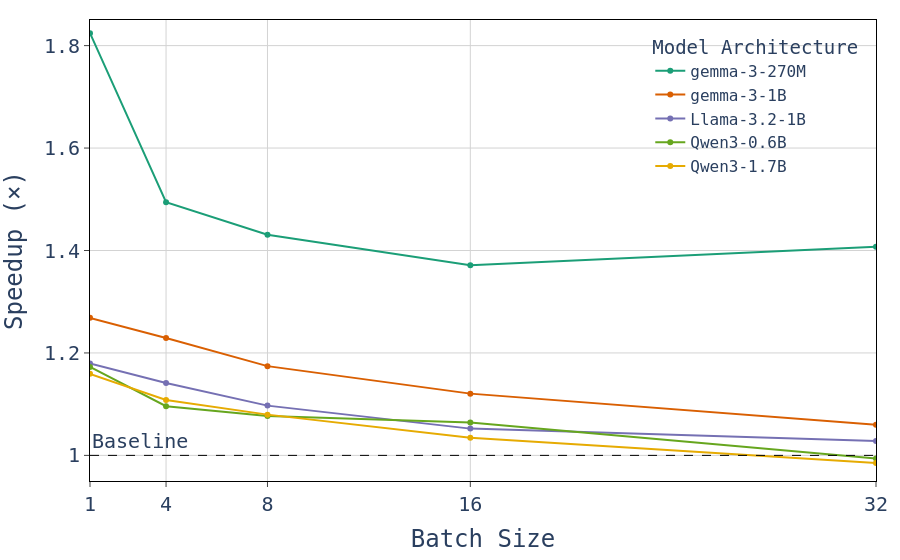

The notebook cell saved with this chart:
### Code cell
dfs = dfs[dfs["batch_size"] != 2]

def plot(df):
    fig = px.line(
        df, 
        x="batch_size", 
        y="speedup",
        range_x=[1, 32],
        range_y=[0.95, 1.85],
        color="model_id",
        markers=True,
        color_discrete_sequence=px.colors.qualitative.Dark2,
        category_orders={'model_id': model_order},
        labels={
            "batch_size": "Batch Size",
            "speedup": "Speedup (×)",
            "model_id": "Model Architecture"
        }
    )

    fig.add_hline(
        y=1, 
        line_dash="dash", 
        line_color="black", 
        annotation_text="Baseline", 
        annotation_position="top left",
        line_width=1
    )


    fig.update_layout(xaxis = dict(tickvals = list(df["batch_size"])))
    fig.update_yaxes(dtick=0.2)

    fig.update(**paper_style_dict)
    return fig

dfs.to_csv("result/full-speedup.csv")

print("EF 200")
fig = plot(dfs)
fig.write_image("full-speedup-ef-200.pdf")

# fig.update({**paper_style_dict, 'layout.width': 1200, 'layout.font.size': 24, 'layout.legend.font.size': 18})
# fig.write_image("full-speedup-ef-200.svg")
fig.show()

### Figure 1 — Plotly figure (JSON) as saved in the notebook; plotly's stock layout.template omitted (floating-point values rounded to 4 significant figures)
{"data": [{"hovertemplate": "Model Architecture=gemma-3-270M<br>Batch Size=%{x}<br>Speedup (×)=%{y}<extra></extra>", "legendgroup": "gemma-3-270M", "line": {"color": "rgb(27,158,119)", "dash": "solid"}, "marker": {"symbol": "circle"}, "mode": "lines+markers", "name": "gemma-3-270M", "orientation": "v", "showlegend": true, "type": "scatter", "x": [1, 4, 8, 16, 32], "xaxis": "x", "y": [1.824, 1.494, 1.431, 1.371, 1.407], "yaxis": "y"}, {"hovertemplate": "Model Architecture=gemma-3-1B<br>Batch Size=%{x}<br>Speedup (×)=%{y}<extra></extra>", "legendgroup": "gemma-3-1B", "line": {"color": "rgb(217,95,2)", "dash": "solid"}, "marker": {"symbol": "circle"}, "mode": "lines+markers", "name": "gemma-3-1B", "orientation": "v", "showlegend": true, "type": "scatter", "x": [1, 4, 8, 16, 32], "xaxis": "x", "y": [1.269, 1.229, 1.174, 1.121, 1.06], "yaxis": "y"}, {"hovertemplate": "Model Architecture=Llama-3.2-1B<br>Batch Size=%{x}<br>Speedup (×)=%{y}<extra></extra>", "legendgroup": "Llama-3.2-1B", "line": {"color": "rgb(117,112,179)", "dash": "solid"}, "marker": {"symbol": "circle"}, "mode": "lines+markers", "name": "Llama-3.2-1B", "orientation": "v", "showlegend": true, "type": "scatter", "x": [1, 4, 8, 16, 32], "xaxis": "x", "y": [1.179, 1.141, 1.097, 1.052, 1.028], "yaxis": "y"}, {"hovertemplate": "Model Architecture=Qwen3-0.6B<br>Batch Size=%{x}<br>Speedup (×)=%{y}<extra></extra>", "legendgroup": "Qwen3-0.6B", "line": {"color": "rgb(102,166,30)", "dash": "solid"}, "marker": {"symbol": "circle"}, "mode": "lines+markers", "name": "Qwen3-0.6B", "orientation": "v", "showlegend": true, "type": "scatter", "x": [1, 4, 8, 16, 32], "xaxis": "x", "y": [1.173, 1.096, 1.077, 1.064, 0.994], "yaxis": "y"}, {"hovertemplate": "Model Architecture=Qwen3-1.7B<br>Batch Size=%{x}<br>Speedup (×)=%{y}<extra></extra>", "legendgroup": "Qwen3-1.7B", "line": {"color": "rgb(230,171,2)", "dash": "solid"}, "marker": {"symbol": "circle"}, "mode": "lines+markers", "name": "Qwen3-1.7B", "orientation": "v", "showlegend": true, "type": "scatter", "x": [1, 4, 8, 16, 32], "xaxis": "x", "y": [1.159, 1.108, 1.08, 1.034, 0.9851], "yaxis": "y"}], "layout": {"annotations": [{"showarrow": false, "text": "Baseline", "x": 0, "xanchor": "left", "xref": "x domain", "y": 1, "yanchor": "bottom", "yref": "y"}], "autosize": false, "font": {"family": "monospace", "size": 20}, "legend": {"bgcolor": "rgba(0, 0, 0, 0)", "font": {"family": "monospace", "size": 16}, "title": {"text": "Model Architecture"}, "tracegroupgap": 0, "x": 0.98, "xanchor": "right", "y": 0.98, "yanchor": "top"}, "margin": {"b": 20, "l": 20, "r": 20, "t": 20}, "plot_bgcolor": "rgba(0, 0, 0, 0)", "shapes": [{"line": {"color": "black", "dash": "dash", "width": 1}, "type": "line", "x0": 0, "x1": 1, "xref": "x domain", "y0": 1, "y1": 1, "yref": "y"}], "showlegend": true, "xaxis": {"anchor": "y", "domain": [0, 1], "gridcolor": "lightgray", "gridwidth": 1, "linecolor": "black", "mirror": true, "range": [1, 32], "showgrid": true, "showline": true, "ticks": "outside", "tickvals": [1, 4, 8, 16, 32, 1, 4, 8, 16, 32, 1, 4, 8, 16, 32, 1, 4, 8, 16, 32, 1, 4, 8, 16, 32], "title": {"text": "Batch Size"}}, "yaxis": {"anchor": "x", "domain": [0, 1], "dtick": 0.2, "gridcolor": "lightgray", "gridwidth": 1, "linecolor": "black", "mirror": true, "range": [0.95, 1.85], "showgrid": true, "showline": true, "ticks": "outside", "title": {"text": "Speedup (×)"}}}}
